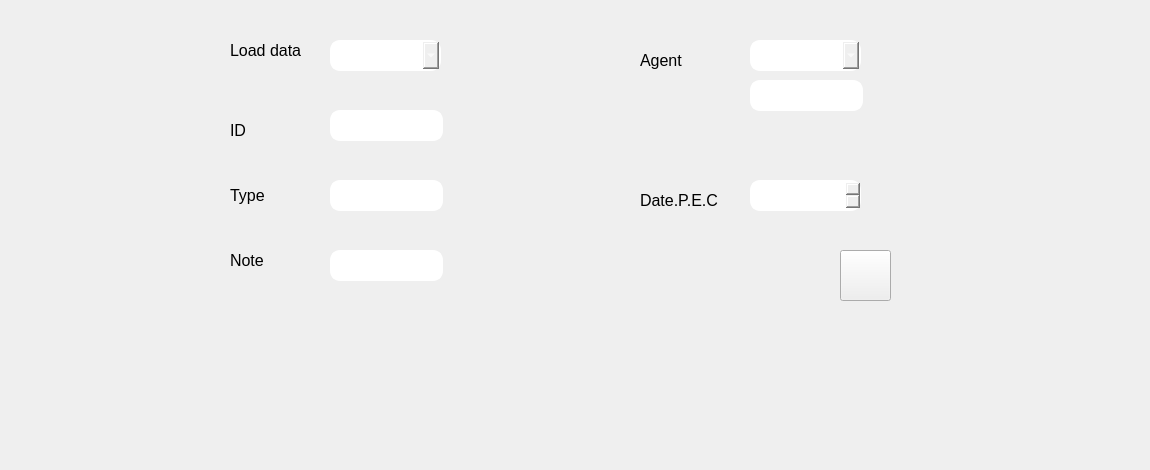
        <widget class="QWidget" name="tab_9">
         <attribute name="title">
          <string>ajouter maintenance</string>
         </attribute>
         <widget class="QPushButton" name="pushButton_ajouter_maintenance">
          <property name="geometry">
           <rect>
            <x>840</x>
            <y>250</y>
            <width>51</width>
            <height>51</height>
           </rect>
          </property>
          <property name="text">
           <string/>
          </property>
          <property name="icon">
           <iconset resource="resource.qrc">
            <normaloff>:/thourayaIMG/filesqt/images.png</normaloff>:/thourayaIMG/filesqt/images.png</iconset>
          </property>
          <property name="iconSize">
           <size>
            <width>50</width>
            <height>100</height>
           </size>
          </property>
         </widget>
         <widget class="QLineEdit" name="lineEdit_agentmaint">
          <property name="geometry">
           <rect>
            <x>750</x>
            <y>80</y>
            <width>113</width>
            <height>31</height>
           </rect>
          </property>
          <property name="styleSheet">
           <string notr="true">background-image: url(:/img/img/Microsoft-EP_Graphic_10.16.jpg);
border-style: solid;
color: rgb(255, 255, 255);
border-color: white;
border-width: 2px;
border-radius: 10px;</string>
          </property>
         </widget>
         <widget class="QComboBox" name="comboBoxagent1">
          <property name="geometry">
           <rect>
            <x>750</x>
            <y>40</y>
            <width>111</width>
            <height>31</height>
           </rect>
          </property>
          <property name="styleSheet">
           <string notr="true">background-image: url(:/img/img/Microsoft-EP_Graphic_10.16.jpg);
border-style: solid;
color: rgb(255, 255, 255);
border-color: white;
border-width: 2px;
border-radius: 10px;</string>
          </property>
         </widget>
         <widget class="QLineEdit" name="lineEdit_pan">
          <property name="geometry">
           <rect>
            <x>330</x>
            <y>180</y>
            <width>113</width>
            <height>31</height>
           </rect>
          </property>
          <property name="styleSheet">
           <string notr="true">background-image: url(:/img/img/Microsoft-EP_Graphic_10.16.jpg);
border-style: solid;
color: rgb(255, 255, 255);
border-color: white;
border-width: 2px;
border-radius: 10px;</string>
          </property>
         </widget>
         <widget class="QLabel" name="label_26">
          <property name="enabled">
           <bool>false</bool>
          </property>
          <property name="geometry">
           <rect>
            <x>230</x>
            <y>110</y>
            <width>41</width>
            <height>41</height>
           </rect>
          </property>
          <property name="maximumSize">
           <size>
            <width>94</width>
            <height>76</height>
           </size>
          </property>
          <property name="font">
           <font>
            <family>MS Shell Dlg 2</family>
            <pointsize>11</pointsize>
            <weight>50</weight>
            <italic>false</italic>
            <bold>false</bold>
           </font>
          </property>
          <property name="toolTip">
           <string>&lt;html&gt;&lt;head/&gt;&lt;body&gt;&lt;p&gt;ID&lt;/p&gt;&lt;/body&gt;&lt;/html&gt;</string>
          </property>
          <property name="styleSheet">
           <string notr="true">background-image: url(:/img/img/585e4adacb11b227491c3392.png);

color: rgb(0, 0, 0);
</string>
          </property>
          <property name="text">
           <string>&lt;html&gt;&lt;head/&gt;&lt;body&gt;&lt;p&gt;&lt;span style=&quot; font-size:12pt;&quot;&gt;ID&lt;/span&gt;&lt;/p&gt;&lt;/body&gt;&lt;/html&gt;</string>
          </property>
          <property name="wordWrap">
           <bool>false</bool>
          </property>
         </widget>
         <widget class="QLabel" name="label_29">
          <property name="enabled">
           <bool>false</bool>
          </property>
          <property name="geometry">
           <rect>
            <x>230</x>
            <y>30</y>
            <width>94</width>
            <height>41</height>
           </rect>
          </property>
          <property name="maximumSize">
           <size>
            <width>94</width>
            <height>76</height>
           </size>
          </property>
          <property name="font">
           <font>
            <family>MS Shell Dlg 2</family>
            <pointsize>11</pointsize>
            <weight>50</weight>
            <italic>false</italic>
            <bold>false</bold>
           </font>
          </property>
          <property name="toolTip">
           <string>&lt;html&gt;&lt;head/&gt;&lt;body&gt;&lt;p&gt;ID&lt;/p&gt;&lt;/body&gt;&lt;/html&gt;</string>
          </property>
          <property name="styleSheet">
           <string notr="true">background-image: url(:/img/img/585e4adacb11b227491c3392.png);

color: rgb(0, 0, 0);
</string>
          </property>
          <property name="text">
           <string>&lt;html&gt;&lt;head/&gt;&lt;body&gt;&lt;p&gt;&lt;span style=&quot; font-size:12pt;&quot;&gt;Load data&lt;/span&gt;&lt;/p&gt;&lt;/body&gt;&lt;/html&gt;</string>
          </property>
          <property name="wordWrap">
           <bool>false</bool>
          </property>
         </widget>
         <widget class="QDateEdit" name="dateEdit_date">
          <property name="geometry">
           <rect>
            <x>750</x>
            <y>180</y>
            <width>111</width>
            <height>31</height>
           </rect>
          </property>
          <property name="styleSheet">
           <string notr="true">background-image: url(:/img/img/Microsoft-EP_Graphic_10.16.jpg);
border-style: solid;
color: rgb(255, 255, 255);
border-color: white;
border-width: 2px;
border-radius: 10px;</string>
          </property>
         </widget>
         <widget class="QLineEdit" name="lineEdit_note">
          <property name="geometry">
           <rect>
            <x>330</x>
            <y>250</y>
            <width>113</width>
            <height>31</height>
           </rect>
          </property>
          <property name="styleSheet">
           <string notr="true">background-image: url(:/img/img/Microsoft-EP_Graphic_10.16.jpg);
border-style: solid;
color: rgb(255, 255, 255);
border-color: white;
border-width: 2px;
border-radius: 10px;</string>
          </property>
         </widget>
         <widget class="QLabel" name="label_32">
          <property name="enabled">
           <bool>false</bool>
          </property>
          <property name="geometry">
           <rect>
            <x>640</x>
            <y>180</y>
            <width>94</width>
            <height>41</height>
           </rect>
          </property>
          <property name="maximumSize">
           <size>
            <width>94</width>
            <height>76</height>
           </size>
          </property>
          <property name="font">
           <font>
            <family>MS Shell Dlg 2</family>
            <pointsize>11</pointsize>
            <weight>50</weight>
            <italic>false</italic>
            <bold>false</bold>
           </font>
          </property>
          <property name="toolTip">
           <string>&lt;html&gt;&lt;head/&gt;&lt;body&gt;&lt;p&gt;ID&lt;/p&gt;&lt;/body&gt;&lt;/html&gt;</string>
          </property>
          <property name="styleSheet">
           <string notr="true">background-image: url(:/img/img/585e4adacb11b227491c3392.png);

color: rgb(0, 0, 0);
</string>
          </property>
          <property name="text">
           <string>&lt;html&gt;&lt;head/&gt;&lt;body&gt;&lt;p&gt;&lt;span style=&quot; font-size:12pt;&quot;&gt;Date.P.E.C&lt;/span&gt;&lt;/p&gt;&lt;/body&gt;&lt;/html&gt;</string>
          </property>
          <property name="wordWrap">
           <bool>false</bool>
          </property>
         </widget>
         <widget class="QLineEdit" name="lineEdit_id_3">
          <property name="geometry">
           <rect>
            <x>330</x>
            <y>110</y>
            <width>113</width>
            <height>31</height>
           </rect>
          </property>
          <property name="styleSheet">
           <string notr="true">background-image: url(:/img/img/Microsoft-EP_Graphic_10.16.jpg);
border-style: solid;
color: rgb(255, 255, 255);
border-color: white;
border-width: 2px;
border-radius: 10px;</string>
          </property>
         </widget>
         <widget class="QLabel" name="label_30">
          <property name="enabled">
           <bool>false</bool>
          </property>
          <property name="geometry">
           <rect>
            <x>640</x>
            <y>40</y>
            <width>61</width>
            <height>41</height>
           </rect>
          </property>
          <property name="maximumSize">
           <size>
            <width>94</width>
            <height>76</height>
           </size>
          </property>
          <property name="font">
           <font>
            <family>MS Shell Dlg 2</family>
            <pointsize>11</pointsize>
            <weight>50</weight>
            <italic>false</italic>
            <bold>false</bold>
           </font>
          </property>
          <property name="toolTip">
           <string>&lt;html&gt;&lt;head/&gt;&lt;body&gt;&lt;p&gt;ID&lt;/p&gt;&lt;/body&gt;&lt;/html&gt;</string>
          </property>
          <property name="styleSheet">
           <string notr="true">background-image: url(:/img/img/585e4adacb11b227491c3392.png);

color: rgb(0, 0, 0);
</string>
          </property>
          <property name="text">
           <string>&lt;html&gt;&lt;head/&gt;&lt;body&gt;&lt;p&gt;&lt;span style=&quot; font-size:12pt;&quot;&gt;Agent&lt;/span&gt;&lt;/p&gt;&lt;/body&gt;&lt;/html&gt;</string>
          </property>
          <property name="wordWrap">
           <bool>false</bool>
          </property>
         </widget>
         <widget class="QLabel" name="label_27">
          <property name="enabled">
           <bool>false</bool>
          </property>
          <property name="geometry">
           <rect>
            <x>230</x>
            <y>160</y>
            <width>51</width>
            <height>71</height>
           </rect>
          </property>
          <property name="maximumSize">
           <size>
            <width>94</width>
            <height>76</height>
           </size>
          </property>
          <property name="font">
           <font>
            <family>MS Shell Dlg 2</family>
            <pointsize>11</pointsize>
            <weight>50</weight>
            <italic>false</italic>
            <bold>false</bold>
           </font>
          </property>
          <property name="toolTip">
           <string>&lt;html&gt;&lt;head/&gt;&lt;body&gt;&lt;p&gt;ID&lt;/p&gt;&lt;/body&gt;&lt;/html&gt;</string>
          </property>
          <property name="styleSheet">
           <string notr="true">background-image: url(:/img/img/585e4adacb11b227491c3392.png);

color: rgb(0, 0, 0);
</string>
          </property>
          <property name="text">
           <string>&lt;html&gt;&lt;head/&gt;&lt;body&gt;&lt;p&gt;&lt;span style=&quot; font-size:12pt;&quot;&gt;Type&lt;/span&gt;&lt;/p&gt;&lt;/body&gt;&lt;/html&gt;</string>
          </property>
          <property name="wordWrap">
           <bool>false</bool>
          </property>
         </widget>
         <widget class="QComboBox" name="comboboxmaintajout">
          <property name="geometry">
           <rect>
            <x>330</x>
            <y>40</y>
            <width>111</width>
            <height>31</height>
           </rect>
          </property>
          <property name="styleSheet">
           <string notr="true">background-image: url(:/img/img/Microsoft-EP_Graphic_10.16.jpg);
border-style: solid;
color: rgb(255, 255, 255);
border-color: white;
border-width: 2px;
border-radius: 10px;</string>
          </property>
         </widget>
         <widget class="QLabel" name="label_28">
          <property name="enabled">
           <bool>false</bool>
          </property>
          <property name="geometry">
           <rect>
            <x>230</x>
            <y>240</y>
            <width>41</width>
            <height>41</height>
           </rect>
          </property>
          <property name="maximumSize">
           <size>
            <width>94</width>
            <height>76</height>
           </size>
          </property>
          <property name="font">
           <font>
            <family>MS Shell Dlg 2</family>
            <pointsize>11</pointsize>
            <weight>50</weight>
            <italic>false</italic>
            <bold>false</bold>
           </font>
          </property>
          <property name="toolTip">
           <string>&lt;html&gt;&lt;head/&gt;&lt;body&gt;&lt;p&gt;ID&lt;/p&gt;&lt;/body&gt;&lt;/html&gt;</string>
          </property>
          <property name="styleSheet">
           <string notr="true">background-image: url(:/img/img/585e4adacb11b227491c3392.png);

color: rgb(0, 0, 0);
</string>
          </property>
          <property name="text">
           <string>&lt;html&gt;&lt;head/&gt;&lt;body&gt;&lt;p&gt;&lt;span style=&quot; font-size:12pt;&quot;&gt;Note&lt;/span&gt;&lt;/p&gt;&lt;/body&gt;&lt;/html&gt;</string>
          </property>
          <property name="wordWrap">
           <bool>false</bool>
          </property>
         </widget>
         <widget class="QLabel" name="label_6">
          <property name="geometry">
           <rect>
            <x>770</x>
            <y>390</y>
            <width>371</width>
            <height>71</height>
           </rect>
          </property>
          <property name="styleSheet">
           <string notr="true">background-image: url(:/img/img/logo_original.png);</string>
          </property>
          <property name="text">
           <string/>
          </property>
         </widget>
         <widget class="QLabel" name="label_7">
          <property name="geometry">
           <rect>
            <x>960</x>
            <y>320</y>
            <width>181</width>
            <height>71</height>
           </rect>
          </property>
          <property name="styleSheet">
           <string notr="true">background-image: url(:/img/img/PRESIDENT.png);</string>
          </property>
          <property name="text">
           <string/>
          </property>
         </widget>
         <widget class="QLabel" name="label_8">
          <property name="geometry">
           <rect>
            <x>770</x>
            <y>315</y>
            <width>181</width>
            <height>71</height>
           </rect>
          </property>
          <property name="styleSheet">
           <string notr="true">background-image: url(:/img/img/danone-logo-EE7DBAC3E9-seeklogo.com.png);</string>
          </property>
          <property name="text">
           <string/>
          </property>
         </widget>
        </widget>
